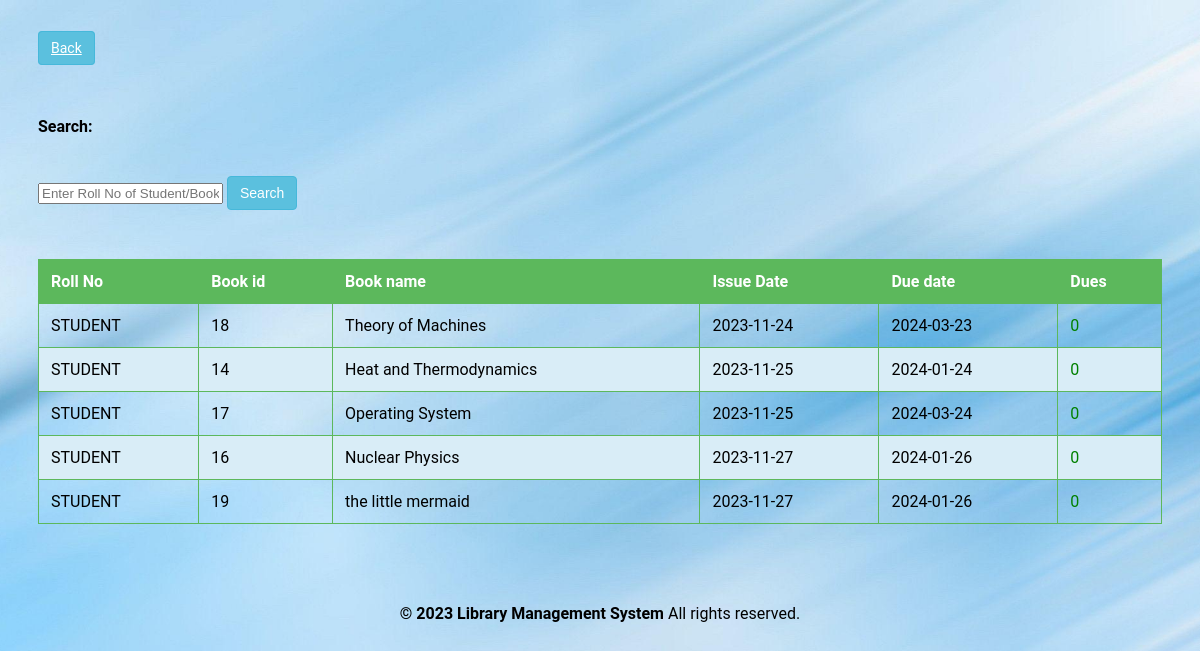
The app's page /admin/current.php (signed in) with its own data.
### tables this page shows
CREATE TABLE `record` (
  `RollNo` varchar(50) NOT NULL,
  `BookId` int(10) NOT NULL,
  `Date_of_Issue` date DEFAULT NULL,
  `Due_Date` date DEFAULT NULL,
  `Date_of_Return` date DEFAULT NULL,
  `Dues` int(10) DEFAULT NULL,
  `Renewals_left` int(10) DEFAULT NULL,
  `Time` time DEFAULT NULL
);

CREATE TABLE `book` (
  `BookId` int(10) NOT NULL,
  `Title` varchar(50) DEFAULT NULL,
  `Publisher` varchar(50) DEFAULT NULL,
  `Year` varchar(50) DEFAULT NULL,
  `Availability` int(5) DEFAULT NULL
);

### admin/current.php (the view, shortened to what this page needs)
<?php
require('dbconn.php');
?>
<?php
if ($_SESSION['RollNo']) {
    ?>
<!DOCTYPE html>
<html lang="en">
    <head>
        <a href="javascript:history.back()" class="btn btn-secondary">Back</a>
   </head>
    <body>
                    <div class="span9">
                        <form class="form-horizontal row-fluid" action="current.php" method="post">
                                        <div class="control-group">
                                            <label class="control-label" for="Search"><b>Search:</b></label>
                                            <div class="controls">
                                                <input type="text" id="title" name="title" placeholder="Enter Roll No of Student/Book Name/Book Id." class="span8" required>
                                                <button type="submit" name="submit"class="btn">Search</button>
                                            </div>
                                        </div>
                                    </form>
                                    <br>
                                    <?php
                                    if(isset($_POST['submit']))
                                        {$s=$_POST['title'];
                                            $sql="select record.BookId,RollNo,Title,Due_Date,Date_of_Issue,datediff(curdate(),Due_Date) as x from LMS.record,LMS.book where (Date_of_Issue is NOT NULL and Date_of_Return is NULL and book.Bookid = record.BookId) and (RollNo='$s' or record.BookId='$s' or Title like '%$s%')ORDER BY Date_of_Issue ASC";
                                        }
                                    else
                                        $sql="select record.BookId,RollNo,Title,Due_Date,Date_of_Issue,datediff(curdate(),Due_Date) as x from LMS.record,LMS.book where Date_of_Issue is NOT NULL and Date_of_Return is NULL and book.Bookid = record.BookId ORDER BY Date_of_Issue ASC ";
                                    $result=$conn->query($sql);
                                    $rowcount=mysqli_num_rows($result);
                                    if(!($rowcount))
                                        echo "<br><center><h2><b><i>No Results</i></b></h2></center>";
                                    else
                                    {
                                    ?>
                        <table class="table" id = "tables">
                                  <thead>
                                    <tr>
                                      <th>Roll No</th>
                                      <th>Book id</th>
                                      <th>Book name</th>
                                      <th>Issue Date</th>
                                      <th>Due date</th>
                                      <th>Dues</th>
                                    </tr>
                                  </thead>
                                  <tbody>
                                <?php
                            while($row=$result->fetch_assoc())
                            {
                                $rollno=$row['RollNo'];
                                $bookid=$row['BookId'];
                                $name=$row['Title'];
                                $issuedate=$row['Date_of_Issue'];
                                $duedate=$row['Due_Date'];
                                $dues=$row['x'];
                            ?>
                                    <tr>
                                      <td><?php echo strtoupper($rollno) ?></td>
                                      <td><?php echo $bookid ?></td>
                                      <td><?php echo $name ?></td>
                                      <td><?php echo $issuedate ?></td>
                                      <td><?php echo $duedate ?></td>
                                      <td><?php if($dues > 0)
                                                  echo "<font color='red'>".$dues."</font>";
                                                else
                                                  echo "<font color='green'>0</font>";
                                              ?>
                                    </tr>
                            <?php
                        }} ?>
                                    </tbody>
                                </table>
                    </div>
<div class="footer">
            <div class="container">
                <b class="copyright">&copy; 2023 Library Management System </b>All rights reserved.
            </div>
        </div>
    </body>
</html>
<?php }
else {
    echo "<script type='text/javascript'>alert('Access Denied!!!')</script>";
} ?>

### admin/current.php (style rules this page uses)
body { font-family: 'Roboto', sans-serif; background: url('images/book.jpg') no-repeat; background-size: cover; background-position: center; padding:30px; }
.table { width: 100%; border-collapse: collapse; margin-top: 2px; overflow-x: auto; margin-top:30px; }
.table th, .table td { border: 1px solid #5cb85c; padding: 12px; text-align: left; }
.table th { background-color: #5cb85c; color: #fff; }
.table tbody tr:nth-child(even) { background-color: #d9edf7; }
.btn { padding: 8px 12px; font-size: 14px; cursor: pointer; background-color: #5bc0de; color: #fff; border: 1px solid #46b8da; border-radius: 4px; margin-right:50px; margin-top:40px; }
.footer { text-align: center; padding: 30px; color: #black; }
.span9 { margin-top:60px; margin-bottom:50px; }
.control-label { margin-top:100px; margin-bottom:500px; }

### records on screen
record: RollNo "STUDENT", BookId "18", BookId.Title "Theory of Machines", Date_of_Issue "2023-11-24", Due_Date "2024-03-23"
record: RollNo "STUDENT", BookId "14", BookId.Title "Heat and Thermodynamics", Date_of_Issue "2023-11-25", Due_Date "2024-01-24"
record: RollNo "STUDENT", BookId "17", BookId.Title "Operating System", Date_of_Issue "2023-11-25", Due_Date "2024-03-24"
record: RollNo "STUDENT", BookId "16", BookId.Title "Nuclear Physics", Date_of_Issue "2023-11-27", Due_Date "2024-01-26"
record: RollNo "STUDENT", BookId "19", BookId.Title "the little mermaid", Date_of_Issue "2023-11-27", Due_Date "2024-01-26"
